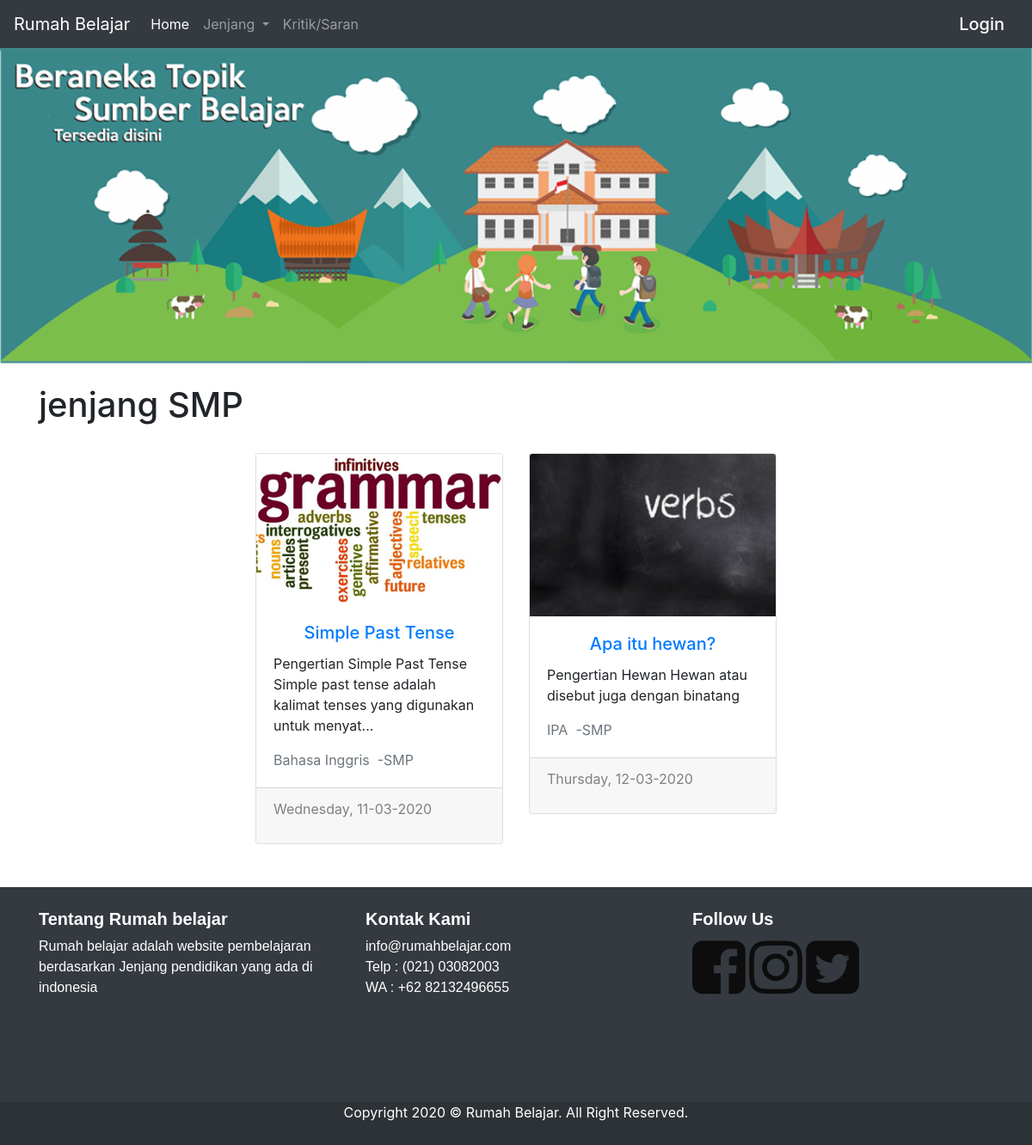
/get.php?jenjang=SMP, run on the app's committed database.
### tables this page shows
CREATE TABLE `tambah` (
  `id` int(11) NOT NULL,
  `judul` varchar(50) NOT NULL,
  `deskripsi` mediumtext NOT NULL,
  `jenjang` varchar(10) NOT NULL,
  `kelas` varchar(30) NOT NULL,
  `pelajaran` varchar(100) NOT NULL,
  `fileToUpload` varchar(100) NOT NULL,
  `tanggal` varchar(100) NOT NULL
);

### get.php (the view, shortened to what this page needs)
<?php require_once("koneksi.php");
$get_jenjang = $_GET['jenjang'];
switch ($get_jenjang) {
  case 'SMP':
    $get_jenjang_query = 'SMP';
    break;
}
?>
<html lang="en">
  <head>
    <link rel="stylesheet" href="bootstrap/css/bootstrap.min.css">
     <link rel="stylesheet" href="https://cdnjs.cloudflare.com/ajax/libs/font-awesome/4.7.0/css/font-awesome.min.css">
  </head>
  <body>
<section class="atas" id="atas">
<nav class="navbar navbar-expand-lg navbar-dark bg-dark">
  <a class="navbar-brand" href="index.php">Rumah Belajar</a>
  <div class="collapse navbar-collapse" id="navbarSupportedContent">
    <ul class="navbar-nav mr-auto">
      <li class="nav-item active">
        <a class="nav-link" href="index.php">Home <span class="sr-only">(current)</span></a>
      </li>
      <li class="nav-item dropdown">
        <a class="nav-link dropdown-toggle" href="#" id="navbarDropdown" role="button" data-toggle="dropdown" aria-haspopup="true" aria-expanded="false">
          Jenjang
        </a>
      </li>
      <li class="nav-item ">
        <a class="nav-link" href="contact.php">Kritik/Saran</a>
      </li>
    </ul>
     <?php
                          if (isset($_SESSION['username'])) {
                            echo '<a href="Login/logout.php" class="navbar-brand mb-0 h1 inline">Logout</a>';
                          }else{
                            echo '<a href="Login/index.php" class="navbar-brand mb-0 h1 inline">Login</a>';
                          }
                           ?>
  </div>
</nav>
</section>
<img src="admin/gambar/banner.png" width="100%">
<section class="tengah" id="tengah">
  <div class="container">
    <br>
    <h1>
      jenjang
      <?php
       echo $get_jenjang;
       ?>
</h1>
    <br>
    <div class="row justify-content-center">
      <div class="row justify-content-center">
         <?php
        include("koneksi.php");
        $sql = mysqli_query($koneksi, "SELECT * FROM tambah WHERE `jenjang` LIKE '$get_jenjang_query' ORDER BY id DESC limit 6");
        while($data = mysqli_fetch_array($sql)){
        ?>
    <div class="col-md  ">
      <div class="card" style="width: 18rem;">
        <img src="admin/gambar/<?php echo $data['fileToUpload']; ?>" class="card-img-top" alt="...">
  <div class="card-body">
    <center><h5 class="card-title"><a href="detail.php?id=<?php echo $data['id']; ?>"><?php echo $data['judul']; ?></a></h5></center>
    <p class="card-text" id="text" ><?php
                                $string = $data['deskripsi'];
                                if(strlen($string) > 128) $string = substr($string, 0, 128).'...';
                                echo strip_tags($string); ?></p>
    <p class="card-text" style="float: left"><large class="text-muted"><?php echo $data['pelajaran']; ?>&nbsp;&nbsp;-<?php echo $data['jenjang']; ?></large></p>
  </div>
  <div class="card-footer"><p class="tanggal" style="float: left; color : grey;"><?php echo $data['tanggal']; ?></p></div>
</div>
    </div>
    <?php
              }
              ?>
    </div>
  </div>
    </div>
</section>
<section id="paling bawah" class="paling bawah">
  <div class="kotak">
    <div class="container">
        <div class="row">
            <div class="col">
                <h5><b>Tentang Rumah belajar</b></h5>
                <p>Rumah belajar adalah website pembelajaran berdasarkan Jenjang pendidikan yang ada di  indonesia</p>
            </div>
            <div class="col">
                <h5><b>Kontak Kami</b></h5>
                <p>info@rumahbelajar.com<br> Telp : (021) 03082003 <br> WA : +62 82132496655</p>
            </div>
            <div class="col">
                <h5><b>Follow Us</b></h5>
                <a href=""><i class="fa fa-facebook-square" style="font-size:72px;color: #0d0d0d"></i></a>
                <a href=""><i class="fa fa-instagram" style="font-size:72px;color: #0d0d0d"></i></a>
                <a href=""><i class="fa fa-twitter-square" style="font-size:72px;color: #0d0d0d"></i></a>
            </div>
        </div>
      </div>
    </div>
    <footer>
      <center><p>Copyright 2020 &copy; Rumah Belajar. All Right Reserved.</p></center>
    </footer>
</section>
  </body>
</html>

### get.php (style rules this page uses)
.kotak .container { margin-top: 50px; font-family: arial; }
.kotak { width: 100%; height: 250px; background-color: #343a40 ; color: white; }
.col { margin-top: 25px; }
footer { background-color: #2d3237; color: white; height: 50px; }

### data on the page
tambah: fileToUpload (picture), judul "Simple Past Tense", deskripsi "Pengertian Simple Past Tense Simple past tense adalah kalimat tenses yang digunakan untuk menyat...", pelajaran "Bahasa Inggris", jenjang "SMP", tanggal "Wednesday, 11-03-2020"
tambah: fileToUpload (picture), judul "Apa itu hewan?", deskripsi "Pengertian Hewan Hewan atau disebut juga dengan binatang", pelajaran "IPA", jenjang "SMP", tanggal "Thursday, 12-03-2020"

### other printed values
$get_jenjang "SMP"
